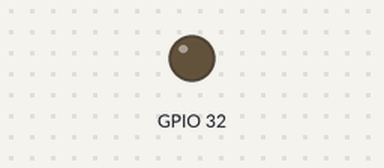
The sketch below on a simulated ESP32. Shown: output pins drawn as LEDs (lit = HIGH).

Above: at 2.5 s.
At 7.5 s:
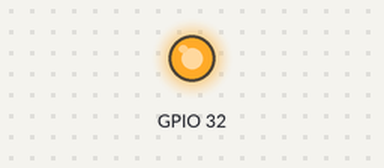
Timing chart, 0 to 13.0 s (numbered marks = the images above):
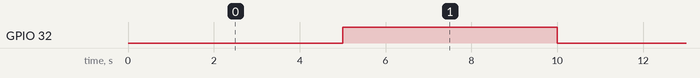

The sketch:

relay.ino
```cpp
void setup() { pinMode(32, OUTPUT); }
void loop() {
  digitalWrite(32, LOW); // ON (Check if your relay is active LOW)
  delay(5000);
  digitalWrite(32, HIGH); // OFF
  delay(5000);
}
```

Measured:
- by itself, GPIO 32: alternates HIGH for 5.0 s and LOW for 5.0 s
